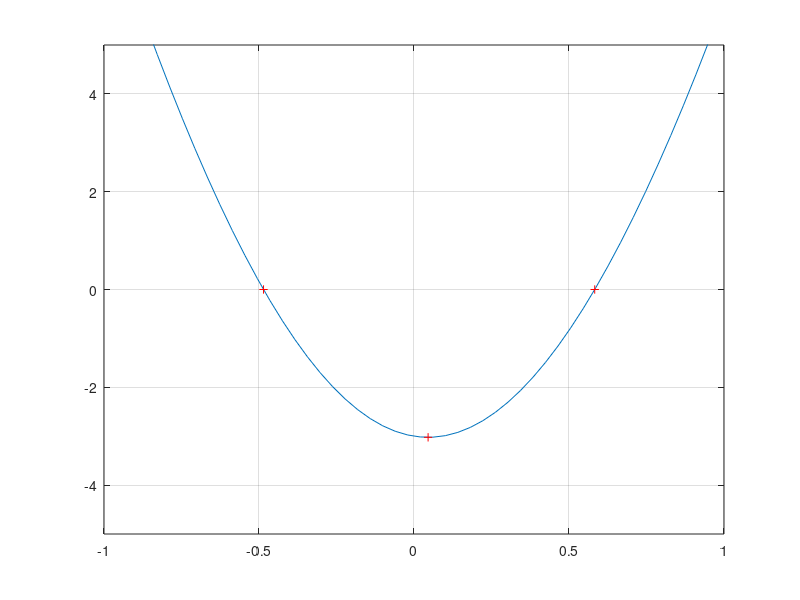

Reproduce this figure in MATLAB.
clear
clc
clf 
close all

%% D1
p = [1 -7 -106 742 2025 -14175]
r = roots(p)

for i = 1:length(r)
    fprintf("Result of eqn when using %f as x: ", r(i))
    x = r(i);
    polyval(p, x)
end


%% D2
prompt = "Type polynomial coefficients in descending order: [x2 x1 k] for example.\n";
roots = input(prompt);
polynomial = poly(roots)
x1 = linspace(-50,50,100);
figure
plot(x1, polyval(polynomial, x1))


%% D3
f = @(t) 2*exp(-0.5*t) + 2*cos(2*t);
from = 1.1;
to = 3.4;

integral(f, from, to)

%% D4 Approach: find minimum, initial guess in the middle of interval
clf
clc
close all
clear
g = @(x) (cos(exp(x)))./(1-x);
local_minima = fminsearch(g, 2.5)


x = linspace(2,3);
figure
plot(x,g(x))
hold on
plot(x, g(local_minima)*ones(length(x)), 'g')
plot(local_minima*ones(length(x)), linspace(-1,1), 'g')
grid on

%% D5
clf
clc
close all
clear

h = @(x) 8*x.^2 - x - 3*exp(-x.^2); 
local_minima = fminsearch(h, 0)
local_min_val = h(local_minima)

linspacefrom = -2;
linspaceto = 2;

x = linspace(linspacefrom,linspaceto);
figure
plot(x,h(x))
grid on
hold on
roots = [fzero(h, local_minima-1), fzero(h, local_minima+1)]

minsNzerosX = [local_minima, roots(1), roots(2)];
minsNzerosY = [h(local_minima), h(roots(1)), h(roots(2))];
plot(minsNzerosX, minsNzerosY, '+r')
axis([-1 1 -5 5]);

%% D6






